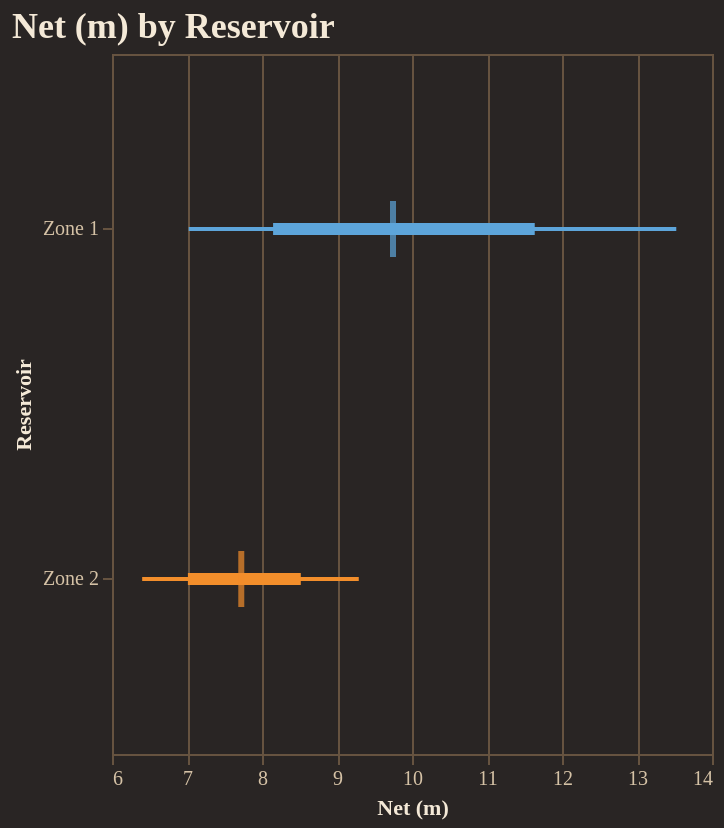

Notebook code for this chart:
### Code cell
fig = reporter.plotter.forest_plot(
    "Net (m)", 
    backend=PLOTTING_BACKEND
)
fig.show()

### Figure 1 — Vega-Lite specification as saved in the notebook (floating-point values rounded to 4 significant figures)
{"config": {"background": "#292524", "view": {"fill": "#292524", "stroke": "#665340"}, "title": {"color": "#f4e9d7", "font": "Merriweather", "fontSize": 18, "fontWeight": 600, "subtitleColor": "#d5c2a6", "anchor": "start"}, "axis": {"domainColor": "#665340", "gridColor": "#665340", "tickColor": "#665340", "labelColor": "#d5c2a6", "titleColor": "#f4e9d7", "labelFont": "Merriweather", "titleFont": "Merriweather"}, "legend": {"titleColor": "#f4e9d7", "labelColor": "#d5c2a6", "labelFont": "Merriweather", "titleFont": "Merriweather", "orient": "top-right", "symbolType": "circle"}, "header": {"labelColor": "#d5c2a6", "titleColor": "#f4e9d7", "labelFont": "Merriweather", "titleFont": "Merriweather"}, "mark": {"color": "#c78d3b"}, "line": {"color": "#c78d3b"}, "bar": {"color": "#c78d3b"}, "point": {"color": "#ddb06d"}, "area": {"color": "#c78d3b", "opacity": 0.35}, "text": {"color": "#f4e9d7", "font": "Merriweather"}, "range": {"category": ["#5DA5DA", "#F28E2B", "#59C36A", "#E15759", "#B07AA1", "#4ECDC4", "#FF9DA7", "#EDC948"]}}, "layer": [{"mark": {"type": "rule", "strokeWidth": 2}, "encoding": {"color": {"field": "group", "legend": null, "type": "nominal"}, "x": {"field": "p10", "scale": {"zero": false}, "title": "Net (m)", "type": "quantitative"}, "x2": {"field": "p90"}, "y": {"field": "group", "sort": ["Zone 1", "Zone 2"], "title": "Reservoir", "type": "nominal"}}}, {"mark": {"type": "rule", "strokeWidth": 6}, "encoding": {"color": {"field": "group", "legend": null, "type": "nominal"}, "x": {"field": "p25", "scale": {"zero": false}, "title": "Net (m)", "type": "quantitative"}, "x2": {"field": "p75"}, "y": {"field": "group", "sort": ["Zone 1", "Zone 2"], "title": "Reservoir", "type": "nominal"}}}, {"mark": {"type": "tick", "color": "black", "size": 28, "thickness": 3}, "encoding": {"color": {"field": "group", "legend": null, "type": "nominal"}, "tooltip": [{"field": "group", "title": "Group", "type": "nominal"}, {"field": "p10", "title": "P10", "type": "quantitative"}, {"field": "p25", "title": "P25", "type": "quantitative"}, {"field": "median", "title": "Median", "type": "quantitative"}, {"field": "p75", "title": "P75", "type": "quantitative"}, {"field": "p90", "title": "P90", "type": "quantitative"}], "x": {"field": "median", "scale": {"zero": false}, "title": "Net (m)", "type": "quantitative"}, "y": {"field": "group", "sort": ["Zone 1", "Zone 2"], "title": "Reservoir", "type": "nominal"}}}], "data": {"name": "data-4ae28344ac59cef7efe18b3e8c9a34c5"}, "height": 350, "title": "Net (m) by Reservoir", "width": "container", "$schema": "https://vega.github.io/schema/vega-lite/v5.20.1.json", "datasets": {"data-4ae28344ac59cef7efe18b3e8c9a34c5": [{"group": "Zone 1", "p10": 7.023, "p25": 8.148, "median": 9.746, "p75": 11.64, "p90": 13.52}, {"group": "Zone 2", "p10": 6.402, "p25": 7.012, "median": 7.724, "p75": 8.517, "p90": 9.29}]}}
